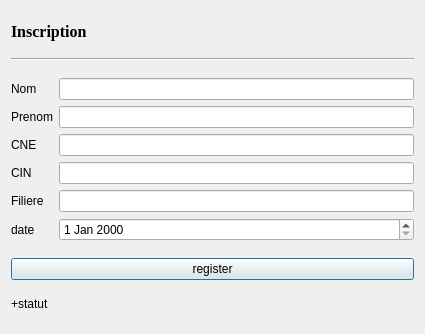
<?xml version="1.0" encoding="UTF-8"?>
<ui version="4.0">
 <class>register_2</class>
 <widget class="QDialog" name="register_2">
  <property name="geometry">
   <rect>
    <x>0</x>
    <y>0</y>
    <width>425</width>
    <height>334</height>
   </rect>
  </property>
  <property name="windowTitle">
   <string>register</string>
  </property>
  <property name="windowIcon">
   <iconset resource="resource.qrc">
    <normaloff>:/img_file/register.png</normaloff>:/img_file/register.png</iconset>
  </property>
  <layout class="QGridLayout" name="gridLayout">
   <item row="2" column="0">
    <layout class="QGridLayout" name="gridLayout_2">
     <item row="3" column="2">
      <widget class="QLineEdit" name="lineEdit_1nom"/>
     </item>
     <item row="6" column="2">
      <widget class="QLineEdit" name="lineEdit_4cin"/>
     </item>
     <item row="7" column="0">
      <widget class="QLabel" name="label_10">
       <property name="text">
        <string>Filiere</string>
       </property>
      </widget>
     </item>
     <item row="4" column="2">
      <widget class="QLineEdit" name="lineEdit_2prenom"/>
     </item>
     <item row="3" column="0" colspan="2">
      <widget class="QLabel" name="label_12">
       <property name="text">
        <string>Nom</string>
       </property>
      </widget>
     </item>
     <item row="9" column="0">
      <widget class="QLabel" name="label_15">
       <property name="text">
        <string>date</string>
       </property>
      </widget>
     </item>
     <item row="5" column="2">
      <widget class="QLineEdit" name="lineEdit_3cne"/>
     </item>
     <item row="5" column="0" colspan="2">
      <widget class="QLabel" name="label_11">
       <property name="text">
        <string>CNE</string>
       </property>
      </widget>
     </item>
     <item row="9" column="2">
      <widget class="QDateEdit" name="dateEdit"/>
     </item>
     <item row="6" column="0" colspan="2">
      <widget class="QLabel" name="label_9">
       <property name="text">
        <string>CIN</string>
       </property>
      </widget>
     </item>
     <item row="4" column="0" colspan="2">
      <widget class="QLabel" name="label_14">
       <property name="text">
        <string>Prenom</string>
       </property>
      </widget>
     </item>
     <item row="7" column="2">
      <widget class="QLineEdit" name="lineEdit_5filiere"/>
     </item>
    </layout>
   </item>
   <item row="3" column="0">
    <widget class="QPushButton" name="reg_button">
     <property name="cursor">
      <cursorShape>PointingHandCursor</cursorShape>
     </property>
     <property name="text">
      <string>register</string>
     </property>
    </widget>
   </item>
   <item row="0" column="0">
    <widget class="QLabel" name="label">
     <property name="sizePolicy">
      <sizepolicy hsizetype="Preferred" vsizetype="Fixed">
       <horstretch>0</horstretch>
       <verstretch>0</verstretch>
      </sizepolicy>
     </property>
     <property name="font">
      <font>
       <family>Times New Roman</family>
       <pointsize>12</pointsize>
       <bold>true</bold>
      </font>
     </property>
     <property name="text">
      <string>Inscription</string>
     </property>
    </widget>
   </item>
   <item row="4" column="0">
    <widget class="QLabel" name="lab">
     <property name="sizePolicy">
      <sizepolicy hsizetype="Preferred" vsizetype="Fixed">
       <horstretch>0</horstretch>
       <verstretch>0</verstretch>
      </sizepolicy>
     </property>
     <property name="text">
      <string>+statut</string>
     </property>
    </widget>
   </item>
   <item row="1" column="0">
    <widget class="Line" name="line">
     <property name="orientation">
      <enum>Qt::Horizontal</enum>
     </property>
    </widget>
   </item>
  </layout>
 </widget>
 <resources>
  <include location="resource.qrc"/>
 </resources>
 <connections/>
</ui>
